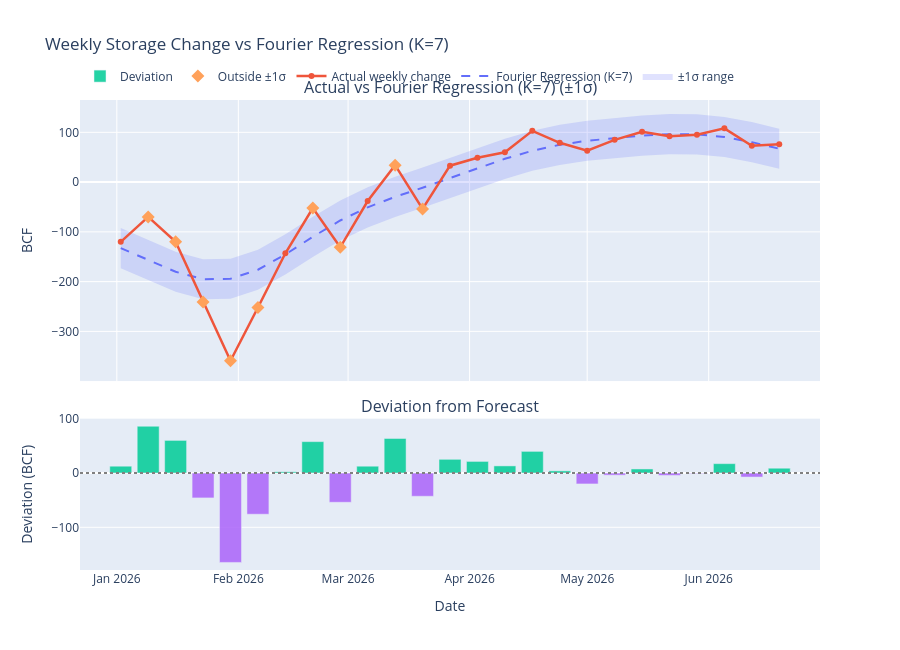

The cell this chart's notebook holds for it:
### Code cell
plot_weekly_change_forecast(fourier_result_7, model_name=fourier_model_7.name).show()
